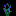

Tiled map render using the project's own tile images. Description and the whole map definition, tile-layer contents included, below:
An orthogonal 1x1 tile map with 16x16 px tiles, 1 tile layer (Tile Layer 1), 2 tilesets.

<map version="1.10" tiledversion="1.11.2" orientation="orthogonal" renderorder="right-down" width="1" height="1" tilewidth="16" tileheight="16" infinite="0" nextlayerid="2" nextobjectid="1">
 <tileset firstgid="1" source="Blocks.tsx" />
 <tileset firstgid="65" source="../Blocks.tsx" />
 <layer id="1" name="Tile Layer 1" width="1" height="1">
  <data encoding="csv">
20
</data>
 </layer>
</map>
